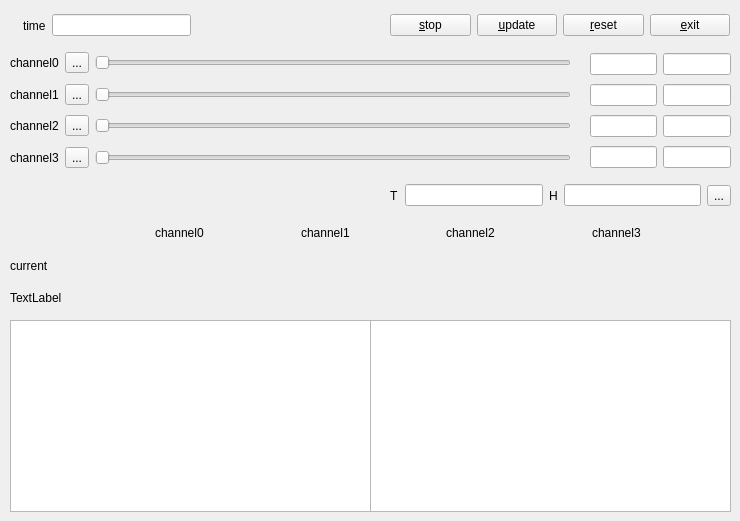
<?xml version="1.0" encoding="UTF-8"?>
<ui version="4.0">
 <class>pwb</class>
 <widget class="QWidget" name="pwb">
  <property name="geometry">
   <rect>
    <x>0</x>
    <y>0</y>
    <width>740</width>
    <height>521</height>
   </rect>
  </property>
  <property name="windowTitle">
   <string>Form</string>
  </property>
  <widget class="QWidget" name="horizontalLayoutWidget">
   <property name="geometry">
    <rect>
     <x>10</x>
     <y>10</y>
     <width>181</width>
     <height>31</height>
    </rect>
   </property>
   <layout class="QHBoxLayout" name="horizontalLayout">
    <item>
     <widget class="QLabel" name="label">
      <property name="text">
       <string/>
      </property>
     </widget>
    </item>
    <item>
     <widget class="QLabel" name="label_2">
      <property name="text">
       <string>time</string>
      </property>
     </widget>
    </item>
    <item>
     <widget class="QLineEdit" name="lineEdit"/>
    </item>
   </layout>
  </widget>
  <widget class="QWidget" name="horizontalLayoutWidget_2">
   <property name="geometry">
    <rect>
     <x>390</x>
     <y>10</y>
     <width>340</width>
     <height>31</height>
    </rect>
   </property>
   <layout class="QHBoxLayout" name="horizontalLayout_2">
    <item>
     <widget class="QPushButton" name="pushButton_4">
      <property name="text">
       <string>&amp;stop</string>
      </property>
     </widget>
    </item>
    <item>
     <widget class="QPushButton" name="pushButton">
      <property name="text">
       <string>&amp;update</string>
      </property>
     </widget>
    </item>
    <item>
     <widget class="QPushButton" name="pushButton_2">
      <property name="text">
       <string>&amp;reset</string>
      </property>
     </widget>
    </item>
    <item>
     <widget class="QPushButton" name="pushButton_3">
      <property name="text">
       <string>&amp;exit</string>
      </property>
     </widget>
    </item>
   </layout>
  </widget>
  <widget class="QWidget" name="horizontalLayoutWidget_3">
   <property name="geometry">
    <rect>
     <x>390</x>
     <y>180</y>
     <width>341</width>
     <height>31</height>
    </rect>
   </property>
   <layout class="QHBoxLayout" name="horizontalLayout_3">
    <item>
     <widget class="QLabel" name="label_9">
      <property name="text">
       <string>T</string>
      </property>
     </widget>
    </item>
    <item>
     <widget class="QLineEdit" name="lineEdit_6"/>
    </item>
    <item>
     <widget class="QLabel" name="label_8">
      <property name="text">
       <string>H</string>
      </property>
     </widget>
    </item>
    <item>
     <widget class="QLineEdit" name="lineEdit_7"/>
    </item>
    <item>
     <widget class="QToolButton" name="toolButton_9">
      <property name="text">
       <string>...</string>
      </property>
     </widget>
    </item>
   </layout>
  </widget>
  <widget class="QWidget" name="gridLayoutWidget_2">
   <property name="geometry">
    <rect>
     <x>10</x>
     <y>50</y>
     <width>581</width>
     <height>121</height>
    </rect>
   </property>
   <layout class="QGridLayout" name="gridLayout_2">
    <item row="1" column="2">
     <widget class="QSlider" name="horizontalSlider_6">
      <property name="maximum">
       <number>65535</number>
      </property>
      <property name="singleStep">
       <number>8192</number>
      </property>
      <property name="pageStep">
       <number>16384</number>
      </property>
      <property name="orientation">
       <enum>Qt::Horizontal</enum>
      </property>
     </widget>
    </item>
    <item row="2" column="1">
     <widget class="QToolButton" name="toolButton_7">
      <property name="text">
       <string>...</string>
      </property>
      <property name="icon">
       <iconset>
        <normaloff>../../../../../.designer/backup/images/rb.png</normaloff>../../../../../.designer/backup/images/rb.png</iconset>
      </property>
     </widget>
    </item>
    <item row="0" column="2">
     <widget class="QSlider" name="horizontalSlider_5">
      <property name="maximum">
       <number>65534</number>
      </property>
      <property name="singleStep">
       <number>8192</number>
      </property>
      <property name="pageStep">
       <number>16384</number>
      </property>
      <property name="orientation">
       <enum>Qt::Horizontal</enum>
      </property>
     </widget>
    </item>
    <item row="0" column="1">
     <widget class="QToolButton" name="toolButton_5">
      <property name="text">
       <string>...</string>
      </property>
      <property name="icon">
       <iconset>
        <normaloff>../../../../../.designer/backup/images/rb.png</normaloff>../../../../../.designer/backup/images/rb.png</iconset>
      </property>
     </widget>
    </item>
    <item row="0" column="0">
     <widget class="QLabel" name="label_6">
      <property name="text">
       <string>channel0</string>
      </property>
     </widget>
    </item>
    <item row="3" column="0">
     <widget class="QLabel" name="label_12">
      <property name="text">
       <string>channel3</string>
      </property>
     </widget>
    </item>
    <item row="2" column="0">
     <widget class="QLabel" name="label_11">
      <property name="text">
       <string>channel2</string>
      </property>
     </widget>
    </item>
    <item row="2" column="2">
     <widget class="QSlider" name="horizontalSlider_7">
      <property name="maximum">
       <number>65535</number>
      </property>
      <property name="singleStep">
       <number>8192</number>
      </property>
      <property name="pageStep">
       <number>16384</number>
      </property>
      <property name="orientation">
       <enum>Qt::Horizontal</enum>
      </property>
     </widget>
    </item>
    <item row="3" column="2">
     <widget class="QSlider" name="horizontalSlider_8">
      <property name="maximum">
       <number>65535</number>
      </property>
      <property name="singleStep">
       <number>8192</number>
      </property>
      <property name="pageStep">
       <number>16384</number>
      </property>
      <property name="orientation">
       <enum>Qt::Horizontal</enum>
      </property>
     </widget>
    </item>
    <item row="1" column="1">
     <widget class="QToolButton" name="toolButton_6">
      <property name="text">
       <string>...</string>
      </property>
      <property name="icon">
       <iconset>
        <normaloff>../../../../../.designer/backup/images/rb.png</normaloff>../../../../../.designer/backup/images/rb.png</iconset>
      </property>
     </widget>
    </item>
    <item row="1" column="0">
     <widget class="QLabel" name="label_10">
      <property name="text">
       <string>channel1</string>
      </property>
     </widget>
    </item>
    <item row="3" column="1">
     <widget class="QToolButton" name="toolButton_8">
      <property name="text">
       <string>...</string>
      </property>
      <property name="icon">
       <iconset>
        <normaloff>../../../../../.designer/backup/images/rb.png</normaloff>../../../../../.designer/backup/images/rb.png</iconset>
      </property>
     </widget>
    </item>
    <item row="0" column="3">
     <spacer name="verticalSpacer">
      <property name="orientation">
       <enum>Qt::Vertical</enum>
      </property>
      <property name="sizeHint" stdset="0">
       <size>
        <width>20</width>
        <height>40</height>
       </size>
      </property>
     </spacer>
    </item>
    <item row="1" column="3">
     <spacer name="verticalSpacer_2">
      <property name="orientation">
       <enum>Qt::Vertical</enum>
      </property>
      <property name="sizeHint" stdset="0">
       <size>
        <width>20</width>
        <height>40</height>
       </size>
      </property>
     </spacer>
    </item>
    <item row="2" column="3">
     <spacer name="verticalSpacer_3">
      <property name="orientation">
       <enum>Qt::Vertical</enum>
      </property>
      <property name="sizeHint" stdset="0">
       <size>
        <width>20</width>
        <height>40</height>
       </size>
      </property>
     </spacer>
    </item>
    <item row="3" column="3">
     <spacer name="verticalSpacer_4">
      <property name="orientation">
       <enum>Qt::Vertical</enum>
      </property>
      <property name="sizeHint" stdset="0">
       <size>
        <width>20</width>
        <height>40</height>
       </size>
      </property>
     </spacer>
    </item>
   </layout>
  </widget>
  <widget class="QWidget" name="gridLayoutWidget_3">
   <property name="geometry">
    <rect>
     <x>590</x>
     <y>50</y>
     <width>141</width>
     <height>121</height>
    </rect>
   </property>
   <layout class="QGridLayout" name="gridLayout_3">
    <item row="2" column="0">
     <widget class="QLineEdit" name="lineEdit_4"/>
    </item>
    <item row="1" column="1">
     <widget class="QLineEdit" name="lineEdit_10"/>
    </item>
    <item row="0" column="1">
     <widget class="QLineEdit" name="lineEdit_8"/>
    </item>
    <item row="3" column="0">
     <widget class="QLineEdit" name="lineEdit_5"/>
    </item>
    <item row="0" column="0">
     <widget class="QLineEdit" name="lineEdit_2"/>
    </item>
    <item row="1" column="0">
     <widget class="QLineEdit" name="lineEdit_3"/>
    </item>
    <item row="2" column="1">
     <widget class="QLineEdit" name="lineEdit_9"/>
    </item>
    <item row="3" column="1">
     <widget class="QLineEdit" name="lineEdit_11"/>
    </item>
   </layout>
  </widget>
  <widget class="QWidget" name="gridLayoutWidget">
   <property name="geometry">
    <rect>
     <x>10</x>
     <y>220</y>
     <width>721</width>
     <height>91</height>
    </rect>
   </property>
   <layout class="QGridLayout" name="gridLayout">
    <item row="2" column="0">
     <widget class="QLabel" name="label_4">
      <property name="text">
       <string>TextLabel</string>
      </property>
     </widget>
    </item>
    <item row="1" column="1">
     <widget class="QLabel" name="label_13">
      <property name="text">
       <string/>
      </property>
     </widget>
    </item>
    <item row="1" column="0">
     <widget class="QLabel" name="label_3">
      <property name="text">
       <string>current</string>
      </property>
     </widget>
    </item>
    <item row="0" column="3">
     <widget class="QLabel" name="label_16">
      <property name="text">
       <string>channel2</string>
      </property>
     </widget>
    </item>
    <item row="0" column="1">
     <widget class="QLabel" name="label_7">
      <property name="text">
       <string>channel0</string>
      </property>
     </widget>
    </item>
    <item row="2" column="1">
     <widget class="QLabel" name="label_14">
      <property name="text">
       <string/>
      </property>
     </widget>
    </item>
    <item row="0" column="2">
     <widget class="QLabel" name="label_15">
      <property name="text">
       <string>channel1</string>
      </property>
     </widget>
    </item>
    <item row="0" column="0">
     <widget class="QLabel" name="label_5">
      <property name="text">
       <string/>
      </property>
     </widget>
    </item>
    <item row="0" column="4">
     <widget class="QLabel" name="label_17">
      <property name="text">
       <string>channel3</string>
      </property>
     </widget>
    </item>
    <item row="1" column="2">
     <widget class="QLabel" name="label_18">
      <property name="text">
       <string/>
      </property>
     </widget>
    </item>
    <item row="2" column="2">
     <widget class="QLabel" name="label_19">
      <property name="text">
       <string/>
      </property>
     </widget>
    </item>
    <item row="1" column="3">
     <widget class="QLabel" name="label_20">
      <property name="text">
       <string/>
      </property>
     </widget>
    </item>
    <item row="2" column="3">
     <widget class="QLabel" name="label_21">
      <property name="text">
       <string/>
      </property>
     </widget>
    </item>
    <item row="1" column="4">
     <widget class="QLabel" name="label_22">
      <property name="text">
       <string/>
      </property>
     </widget>
    </item>
    <item row="2" column="4">
     <widget class="QLabel" name="label_23">
      <property name="text">
       <string/>
      </property>
     </widget>
    </item>
   </layout>
  </widget>
  <widget class="QTableWidget" name="tableWidget">
   <property name="geometry">
    <rect>
     <x>10</x>
     <y>320</y>
     <width>361</width>
     <height>192</height>
    </rect>
   </property>
  </widget>
  <widget class="QTableWidget" name="tableWidget_2">
   <property name="geometry">
    <rect>
     <x>370</x>
     <y>320</y>
     <width>361</width>
     <height>192</height>
    </rect>
   </property>
  </widget>
 </widget>
 <resources/>
 <connections/>
</ui>
